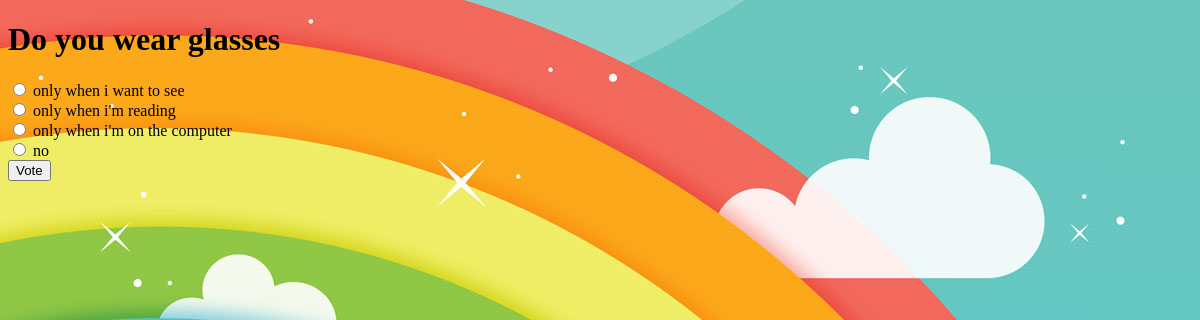
Screenshot of /polls/7/ with the database file from the repository.
### polls/models.py (models this page shows, shortened)
class Question(models.Model):
  question_text = models.CharField(max_length=200)
  pub_date = models.DateTimeField('date published')
  def was_published_recently(self):
    now = timezone.now()
    return now - datetime.timedelta(days=1) <= self.pub_date <= now
  was_published_recently.admin_order_field = 'pub_date'
  was_published_recently.boolean = True
  was_published_recently.hort_description = 'Published Recently?'

class Choice(models.Model):
  question = models.ForeignKey(Question, on_delete=models.CASCADE)
  choice_text = models.CharField(max_length = 200)
  votes = models.IntegerField(default=0)

### polls/views.py (the view, shortened to what this page needs)
# urls.py: path('<int:pk>/', views.DetailView.as_view(), name = 'detail'),
class DetailView(generic.DetailView):
  model = Question
  template_name = 'polls/detail.html'

### polls/templates/polls/detail.html (shortened to what this page needs)
<!DOCTYPE html>
<html>
  <head>
    {% load static %}
    <link rel="stylesheet" type="text/css" href="{% static 'polls/style.css' %}">
  </head>
  <body>
    <h1>{{ question.question_text }}</h1>
    <form action="{% url 'polls:vote' question.id %}" method="post">
        {% for choice in question.choice_set.all %}
            <input type="radio" name="choice" id="choice{{ forloop.counter }}" value="{{ choice.id }}">
            <label for="choice{{ forloop.counter }}">{{ choice.choice_text }}</label></br>
        {% endfor %}
        <input type="submit" value="Vote">
    </form>
  </body>
</html>

### polls/static/polls/style.css (style rules this page uses)
body { background: white url("images/background.jpg") no-repeat; }

### rows the page displays
Question: question_text "Do you wear glasses"
Choice: choice_text "only when i want to see"
Choice: choice_text "only when i'm reading"
Choice: choice_text "only when i'm on the computer"
Choice: choice_text "no"
